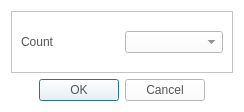
<?xml version="1.0" encoding="UTF-8"?>
<ui version="4.0">
 <class>LimitCountDialog</class>
 <widget class="QDialog" name="LimitCountDialog">
  <property name="geometry">
   <rect>
    <x>0</x>
    <y>0</y>
    <width>244</width>
    <height>112</height>
   </rect>
  </property>
  <property name="windowTitle">
   <string>Dialog</string>
  </property>
  <property name="styleSheet">
   <string notr="true">QLabel
{
	color: rgb(84, 84, 84);
	font: 14pt &quot;Segoe UI&quot;;
}
QPushButton
{
	color: rgb(84, 84, 84);
	font: 14pt &quot;Segoe UI&quot;;
}
QLineEdit
{
	color: rgb(84, 84, 84);
	font: 14pt &quot;Segoe UI&quot;;
}
QComboBox
{
	color: rgb(84, 84, 84);
	font: 14pt &quot;Segoe UI&quot;;
}
QWidget
{
	background-color: rgb(255, 255, 255);
}</string>
  </property>
  <layout class="QGridLayout" name="gridLayout">
   <item row="0" column="0">
    <widget class="QFrame" name="frame">
     <property name="frameShape">
      <enum>QFrame::StyledPanel</enum>
     </property>
     <property name="frameShadow">
      <enum>QFrame::Raised</enum>
     </property>
     <layout class="QHBoxLayout" name="horizontalLayout">
      <item>
       <widget class="QLabel" name="label">
        <property name="text">
         <string>Count</string>
        </property>
       </widget>
      </item>
      <item>
       <widget class="QComboBox" name="comboBox">
        <property name="maxCount">
         <number>10000</number>
        </property>
       </widget>
      </item>
     </layout>
    </widget>
   </item>
   <item row="1" column="0">
    <widget class="QDialogButtonBox" name="buttonBox">
     <property name="styleSheet">
      <string notr="true">QPushButton
{
  border-image: url(&quot;:/resource/audiocd-popup-btn110-ok-n@3x.png&quot;);
width: 110px;
color: rgb(84, 84, 84)
}

QPushButton:hover
{
  border-image: url(&quot;:/resource/audiocd-popup-btn110-ok-h@3x.png&quot;);
width: 110px;
color: rgb(255, 255, 255)
}</string>
     </property>
     <property name="orientation">
      <enum>Qt::Horizontal</enum>
     </property>
     <property name="standardButtons">
      <set>QDialogButtonBox::Cancel|QDialogButtonBox::Ok</set>
     </property>
     <property name="centerButtons">
      <bool>true</bool>
     </property>
    </widget>
   </item>
  </layout>
 </widget>
 <resources/>
 <connections>
  <connection>
   <sender>buttonBox</sender>
   <signal>accepted()</signal>
   <receiver>LimitCountDialog</receiver>
   <slot>accept()</slot>
   <hints>
    <hint type="sourcelabel">
     <x>248</x>
     <y>254</y>
    </hint>
    <hint type="destinationlabel">
     <x>157</x>
     <y>274</y>
    </hint>
   </hints>
  </connection>
  <connection>
   <sender>buttonBox</sender>
   <signal>rejected()</signal>
   <receiver>LimitCountDialog</receiver>
   <slot>reject()</slot>
   <hints>
    <hint type="sourcelabel">
     <x>316</x>
     <y>260</y>
    </hint>
    <hint type="destinationlabel">
     <x>286</x>
     <y>274</y>
    </hint>
   </hints>
  </connection>
 </connections>
</ui>
